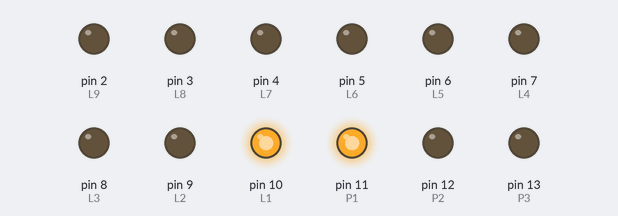
The sketch below on a simulated Arduino Uno, built with avr-gcc and run on an emulated ATmega328P. Parts: output pins drawn as LEDs (lit = HIGH).

Above: at 0.07 s.
At 0.67 s:
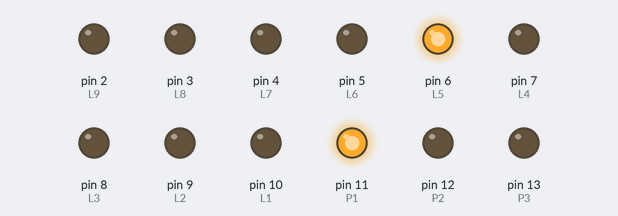
At 1.42 s:
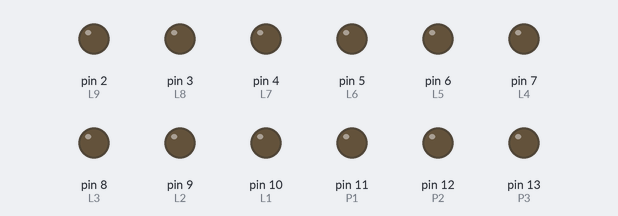
At 2.77 s:
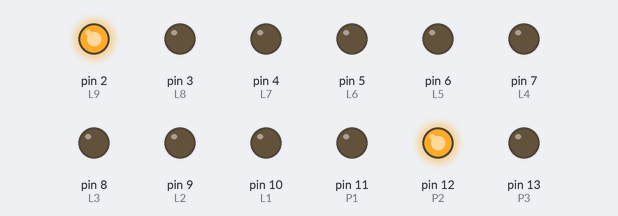
At 4.12 s:
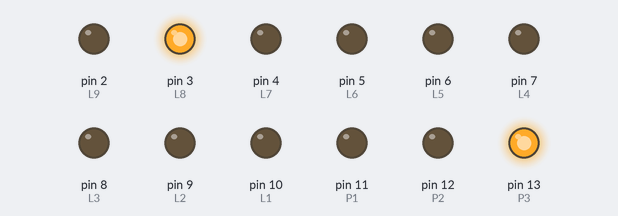
At 5.47 s:
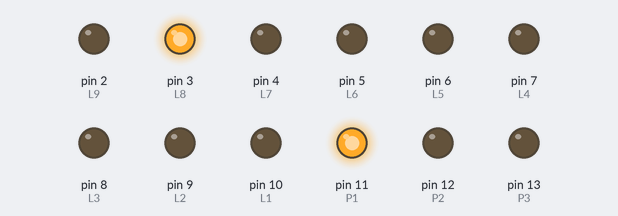
Timing chart, 0 to 5.8 s (numbered marks = the images above):
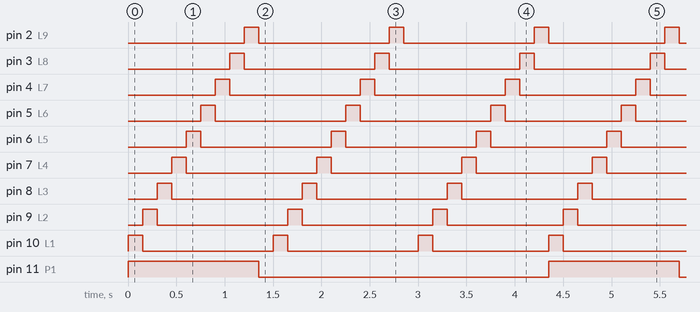

The sketch:

dau_3x3x3.ino
```cpp
const int L1=10;
const int L2=9;
const int L3=8;
const int L4=7;
const int L5=6;
const int L6=5;
const int L7=4;
const int L8=3;
const int L9=2;
const int P1=11;
const int P2=12;
const int P3=13;

void setup()
{
  pinMode(L1, OUTPUT);
  pinMode(L2, OUTPUT);
  pinMode(L3, OUTPUT);
  pinMode(L4, OUTPUT);
  pinMode(L5, OUTPUT);
  pinMode(L6, OUTPUT);
  pinMode(L7, OUTPUT);
  pinMode(L8, OUTPUT);
  pinMode(L9, OUTPUT);
  pinMode(P1, OUTPUT);
  pinMode(P2, OUTPUT);
  pinMode(P3, OUTPUT);
}

void loop()
{
  digitalWrite(P1,HIGH);
  digitalWrite(L1,HIGH);
  delay(150);

  digitalWrite(L1,LOW);
  digitalWrite(L2,HIGH);
  delay(150);

  digitalWrite(L2,LOW);
  digitalWrite(L3,HIGH);
  delay(150);

  digitalWrite(L3,LOW);
  digitalWrite(L4,HIGH);
  delay(150);

  digitalWrite(L4,LOW);
  digitalWrite(L5,HIGH);
  delay(150);

  digitalWrite(L5,LOW);
  digitalWrite(L6,HIGH);
  delay(150);

  digitalWrite(L6,LOW);
  digitalWrite(L7,HIGH);
  delay(150);

  digitalWrite(L7,LOW);
  digitalWrite(L8,HIGH);
  delay(150);

  digitalWrite(L8,LOW);
  digitalWrite(L9,HIGH);
  delay(150);

  digitalWrite(L9,LOW);
  digitalWrite(P1,LOW);
  delay(150);

  digitalWrite(P2,HIGH);
  digitalWrite(L1,HIGH);
  delay(150);

  digitalWrite(L1,LOW);
  digitalWrite(L2,HIGH);
  delay(150);

  digitalWrite(L2,LOW);
  digitalWrite(L3,HIGH);
  delay(150);

  digitalWrite(L3,LOW);
  digitalWrite(L4,HIGH);
  delay(150);

  digitalWrite(L4,LOW);
  digitalWrite(L5,HIGH);
  delay(150);
  digitalWrite(L5,LOW);
  digitalWrite(L6,HIGH);
  delay(150);

  digitalWrite(L6,LOW);
  digitalWrite(L7,HIGH);
  delay(150);
  digitalWrite(L7,LOW);
  digitalWrite(L8,HIGH);
  delay(150);

  digitalWrite(L8,LOW);
  digitalWrite(L9,HIGH);
  delay(150);

  digitalWrite(L9,LOW);
  digitalWrite(P2,LOW);
  delay(150);

  digitalWrite(P3,HIGH);
  digitalWrite(L1,HIGH);
  delay(150);

  digitalWrite(L1,LOW);
  digitalWrite(L2,HIGH);
  delay(150);

  digitalWrite(L2,LOW);
  digitalWrite(L3,HIGH);
  delay(150);

  digitalWrite(L3,LOW);
  digitalWrite(L4,HIGH);
  delay(150);

  digitalWrite(L4,LOW);
  digitalWrite(L5,HIGH);
  delay(150);

  digitalWrite(L5,LOW);
  digitalWrite(L6,HIGH);
  delay(150);

  digitalWrite(L6,LOW);
  digitalWrite(L7,HIGH);
  delay(150);

  digitalWrite(L7,LOW);
  digitalWrite(L8,HIGH);
  delay(150);

  digitalWrite(L8,LOW);
  digitalWrite(L9,HIGH);
  delay(150);

  digitalWrite(L9,LOW);
  digitalWrite(P3,LOW);
}
```

Measured:
- by itself, pin 11 (P1), pin 12 (P2), pin 13 (P3): alternates HIGH for 1.4 s and LOW for 3.0 s
- by itself, pin 2 (L9), pin 3 (L8), pin 4 (L7), pin 5 (L6), pin 6 (L5), pin 7 (L4), pin 8 (L3), pin 9 (L2), pin 10 (L1): alternates HIGH for 0.15 s and LOW for 1.4 s
- by itself, everything shown: repeats every 4.4 s, in 29 steps
